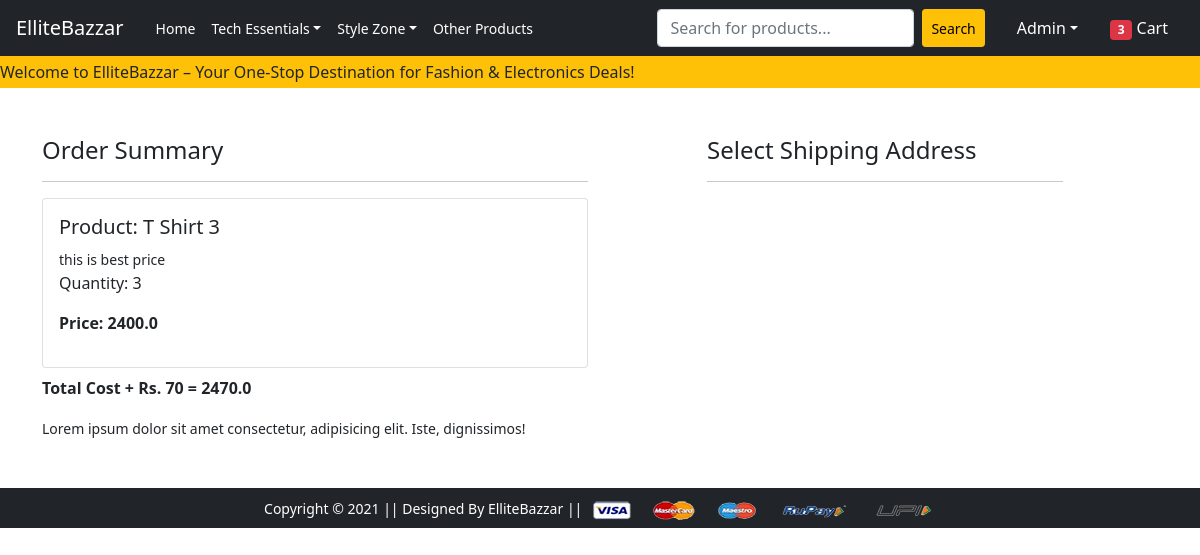
The app's page /checkout/ (signed in), older data.
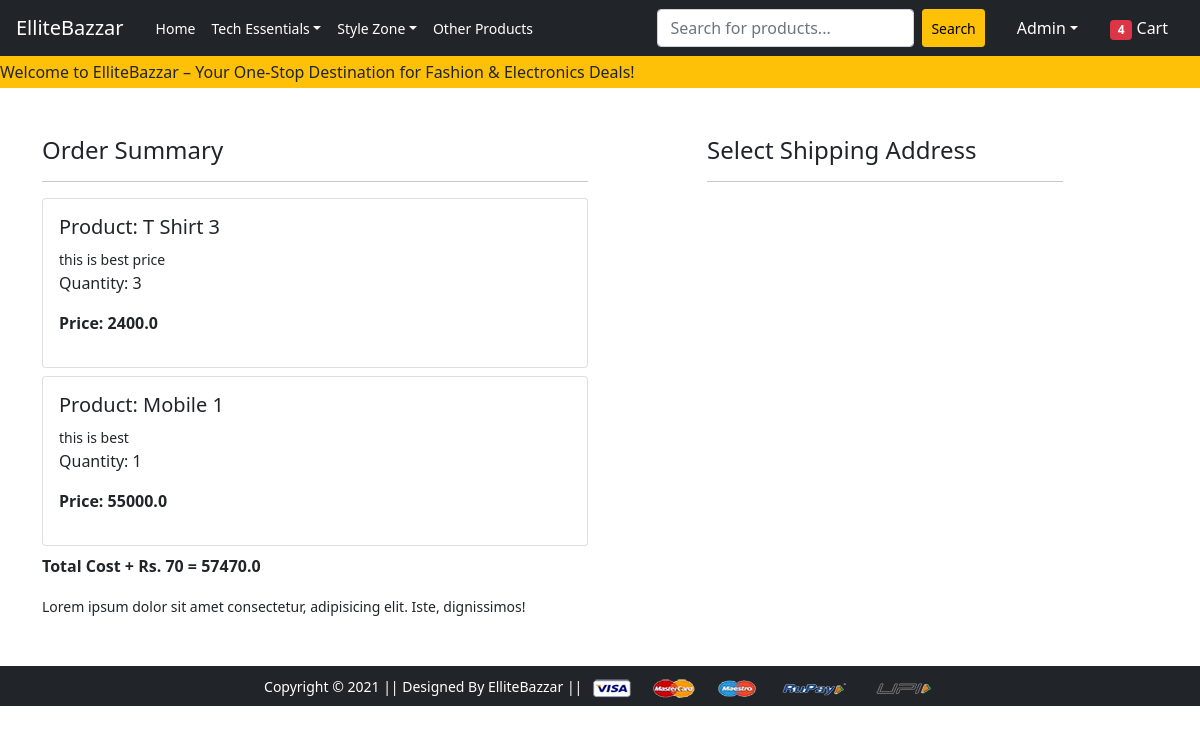
The same page, newer data.
### app/models.py (models this page shows, shortened)
class Cart(models.Model):
     user= models.ForeignKey(User,on_delete=models.CASCADE)
     product=models.ForeignKey(Product,on_delete=models.CASCADE)
     quantity = models.PositiveIntegerField(default=1)
     @property
     def total_cost(self):
          return self.quantity * self.product.discounted_price

class Product(models.Model):
     title= models.CharField(max_length=100)
     selling_price= models.FloatField()
     discounted_price=models.FloatField()
     description = models.TextField()
     brand= models.CharField(max_length=100)
     category=models.CharField(choices=CATEGORY_CHOICES,max_length=18)
     product_image = models.ImageField(upload_to='productimg')

### app/views.py (the view)
# urls.py: path('checkout/', views.checkout, name='checkout'),
@login_required
def checkout(request):
 user=request.user
 address=Customer.objects.filter(user=user)
 cart_items = Cart.objects.filter(user=user)
 amount=0.0
 shipping_amount=70.0
 totalamount=0.0
 cart_product=[p for p in Cart.objects.all() if p.user==request.user]
 if cart_product:
  for p in cart_product:
          tempamount=(p.quantity * p.product.discounted_price)
          amount+=tempamount
  totalamount=amount+shipping_amount
 return render(request, 'app/checkout.html',{'totalamount':totalamount,'address':address,'cart_items':cart_items})

### app/context_processors.py (called while the page is built)
def cart_total(request):
    if request.user.is_authenticated:
        totalitem = Cart.objects.filter(user=request.user).aggregate(total_quantity=Sum('quantity'))['total_quantity'] or 0
        print("here total item is: ", totalitem)
    else:
        totalitem = 0
    return {'totalitems': totalitem}

### app/templates/app/checkout.html (shortened to what this page needs)
{% extends 'app/base.html' %}
{% load static %}
{% block main-content %}
<div class="container">
 <div class="row mt-5">
  <div class="col-sm-6">
    <h4>Order Summary</h4>
    <hr>
    {% for item in cart_items %}
      <div class="card mb-2">
        <div class="card-body">
          <h5>Product: {{item.product.title}}</h5>
          <small>{{item.product.description}}</small>
          <p>Quantity:  {{item.quantity}}</p>
          <p class="fw-bold">Price: {{item.total_cost}}</p>
        </div>
      </div>
      {% endfor %}
      <p class="fw-bold">Total Cost + Rs. 70 = {{totalamount}}</p>
   <small>Lorem ipsum dolor sit amet consectetur, adipisicing elit. Iste, dignissimos!</small>
  </div>
  <div class="col-sm-4 offset-sm-1">
    <h4>Select Shipping Address</h4>
    <hr>
    </div>
  </div>
</div>
{% endblock main-content %}

### app/templates/app/base.html (shortened to what this page needs)
<!doctype html>
{% load static %}
<html lang="en">
  <head>
    <link rel="stylesheet" href="https://cdnjs.cloudflare.com/ajax/libs/animate.css/4.1.1/animate.min.css"/>
    <link href="https://cdn.jsdelivr.net/npm/bootstrap@5.0.0-beta1/dist/css/bootstrap.min.css" rel="stylesheet">
    <link rel="stylesheet" href="{% static 'app/css/owl.carousel.min.css' %}">
    <link rel="stylesheet" href="{% static 'app/css/all.min.css' %}">
    <link rel="stylesheet" href="{% static 'app/css/style.css' %}">
  </head>
  <body>
    <nav class="navbar navbar-expand-lg navbar-dark bg-dark px-0">
      <div class="container-fluid px-3">
        <a class="navbar-brand me-4" href="/">ElliteBazzar</a>
        <div class="collapse navbar-collapse justify-content-between" id="navbarSupportedContent">
          <ul class="navbar-nav me-auto mb-2 mb-lg-0">
            <li class="nav-item">
              <a class="nav-link active small" aria-current="page" href="/">Home</a>
            </li>
            <li class="nav-item dropdown">
              <a class="nav-link small dropdown-toggle text-white" href="#" id="electronicsDropdown" role="button"
                data-bs-toggle="dropdown" aria-expanded="false">Tech Essentials</a>
            </li>
            <li class="nav-item dropdown">
              <a class="nav-link small dropdown-toggle text-white" href="#" id="fashionDropdown" role="button"
                data-bs-toggle="dropdown" aria-expanded="false">Style Zone</a>
            </li>
            <li class="nav-item">
              <a class="nav-link active small" href="{% url 'other' %}">Other Products</a>
            </li>
          </ul>
          <form class="d-flex me-3" action="{% url 'search_product' %}" method="GET">
            <input class="form-control me-2" name="product_item" value="{{ query }}" type="search"
              placeholder="Search for products..." aria-label="Search">
            <button class="btn btn-warning btn-sm" type="submit">Search</button>
          </form>
          <ul class="navbar-nav mb-2 mb-lg-0">
            {% if request.user.is_authenticated %}
            <li class="nav-item dropdown mx-2">
              <a class="nav-link dropdown-toggle text-white" href="#" id="profileDropdown" role="button"
                data-bs-toggle="dropdown" aria-expanded="false">{{ request.user.username|capfirst }}</a>
            </li>
            <li class="nav-item mx-2">
              <a href="{% url 'showcart' %}" class="nav-link text-white">
                <span class="badge bg-danger" id="cart-count">{{ totalitems }}</span> Cart
              </a>
            </li>
            {% endif %}
          </ul>
        </div>
      </div>
    </nav>
    <div class="bg-warning text-dark py-1">
      <marquee behavior="scroll" direction="left" scrollamount="6">
        Welcome to ElliteBazzar – Your One-Stop Destination for Fashion & Electronics Deals!
      </marquee>
    </div>
    {% block main-content %}{% endblock main-content %}
    <footer class="container-fluid bg-dark text-center p-2 mt-5">
        <small class="text-white">Copyright &copy; 2021 || Designed By ElliteBazzar || </small>
        <img src="{% static 'app/images/payment.png' %}" alt="" srcset="" class="img-fluid" height="2px">
    </footer>
  </body>
</html>

Row changes from the older to the newer data that the page shows:
added Cart: product "Mobile 1", product.description "this is best", quantity "1", total_cost "55000.0"
Text that changed along with them:
{{ totalitems }}: "3" → "4"
{{ totalamount }}: "2470.0" → "57470.0"
